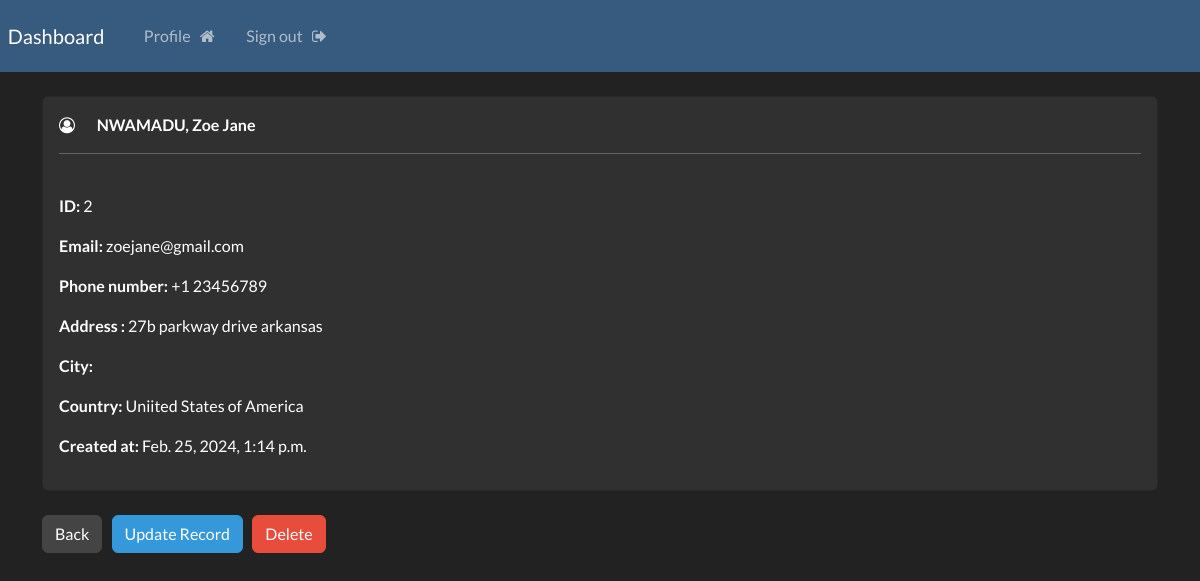
The page /record/2 (signed in) on the database its author committed.
### webapp/models.py (models this page shows, shortened)
class Records(models.Model):
    creation_date = models.DateTimeField(auto_now_add=True)
    first_name = models.CharField(max_length=100)
    last_name = models.CharField(max_length=100)
    email = models.CharField(max_length=255)
    phone = models.CharField(max_length=255)
    address = models.CharField(max_length=300)
    city = models.CharField(max_length=255)
    state = models.CharField(max_length=200)
    country = models.CharField(max_length=200)

### webapp/views.py (the view)
# urls.py: path('record/<int:pk>', views.singular_record, name='record'),
@login_required(login_url='my-login')
def singular_record(request,pk):
    all_records = Records.objects.get(id=pk)
    context = {'record':all_records}
    return render(request, 'webapp/view-record.html', context = context)

### webapp/templates/webapp/view-record.html (shortened to what this page needs)
<!DOCTYPE html>
{% extends 'webapp/base.html' %}
{% block content %}
  <div class="card">
    <div class="card-body">
      <i class="fa fa-user-circle-o" aria-hidden="true"></i> &nbsp;
    <strong>
      {{record.last_name|upper}},
      {{record.first_name}}
      <hr>
  </strong>
  <br>
        <p><strong> ID: </strong> {{record.id}} </p>
        <p><strong> Email: </strong> {{record.email}} </p>
        <p><strong> Phone number: </strong> {{record.phone}} </p>
        <p><strong> Address :</strong> {{record.address}} </p>
        <p><strong> City: </strong> {{record.City}} </p>
        <p><strong> Country: </strong> {{record.country}} </p>
        <p><strong> Created at: </strong> {{record.creation_date}} </p>
    </div>
  </div>
  <br>
  <a href="{% url 'profile-dashboard' %}"  class="btn btn-secondary"> Back </a>
  <a href="{% url 'update-record' record.id %}"  class="btn btn-info"> Update Record </a>
  <a href="{% url 'delete-record' record.id %}"  class="btn btn-danger"> Delete</a>
{% endblock %}

### rows shown on the page
Records: last_name "NWAMADU", first_name "Zoe Jane", id "2", email "zoejane@gmail.com", phone "+1 23456789", address "27b parkway drive arkansas", country "Uniited States of America", creation_date "Feb. 25, 2024, 1:14 p.m."
